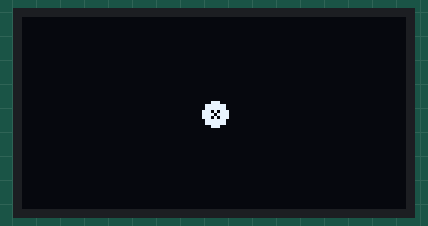
Simulated run of this sketch. Board: Arduino Uno, built with avr-gcc and run on an emulated ATmega328P. Parts: 128×64 one-colour display.

Above: at 1.02 s.
At 1.85 s:
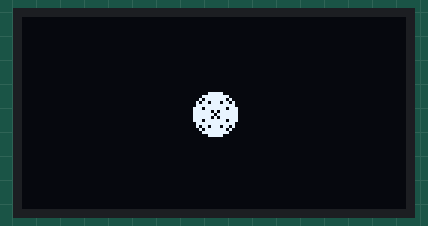
At 2.68 s:
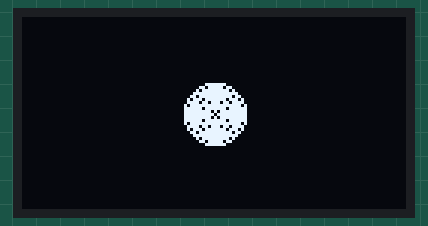
At 4.63 s:
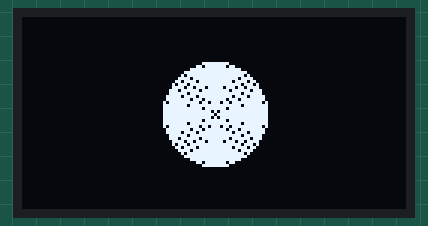
At 6.57 s:
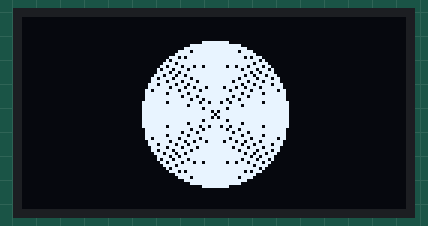
At 8.53 s:
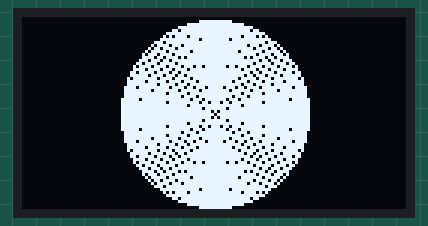

Measured:
- by itself, everything shown: repeats every 8.6 s, in 31 steps

The sketch:

prueva_pantalla1.ino
```cpp
#include <Wire.h>     // libreria para bus I2C
#include <Adafruit_GFX.h>   // libreria para pantallas graficas
#include <Adafruit_SSD1306.h>   // libreria para controlador SSD1306

#define ANCHO 128     // reemplaza ocurrencia de ANCHO por 128
#define ALTO 64       // reemplaza ocurrencia de ALTO por 64

#define OLED_RESET 4      // necesario por la libreria pero no usado
Adafruit_SSD1306 oled(ANCHO, ALTO, &Wire, OLED_RESET);  // crea objeto

void setup() {
  Wire.begin();         // inicializa bus I2C
  oled.begin(SSD1306_SWITCHCAPVCC, 0x3C); // inicializa pantalla con direccion 0x3C
}

void loop() {
  oled.clearDisplay();        // limpia pantalla
  for(int i=1; i < oled.height()/2; i++) {  // bucle desde 1 hasta alto de pantalla/2
    oled.drawCircle(oled.width()/2, oled.height()/2, i, WHITE);   // dibuja circulo
    oled.display();       // muestra en pantalla todo lo establecido anteriormente
    delay(250);         // demora de 250 mseg.
  }
}
```
